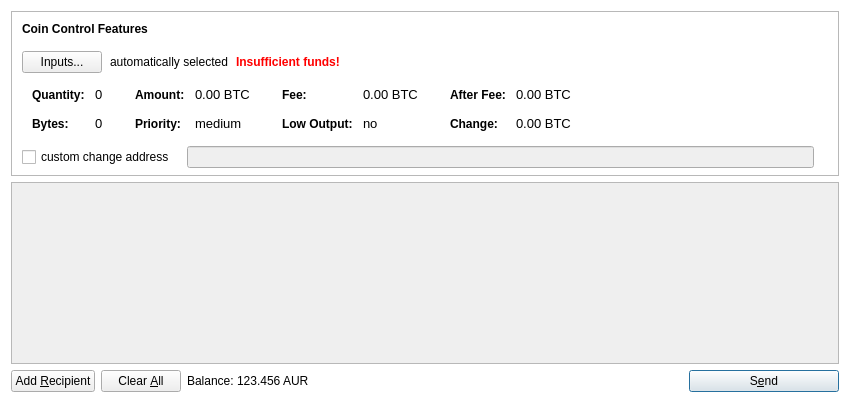
<?xml version="1.0" encoding="UTF-8"?>
<ui version="4.0">
 <class>SendCoinsDialog</class>
 <widget class="QDialog" name="SendCoinsDialog">
  <property name="geometry">
   <rect>
    <x>0</x>
    <y>0</y>
    <width>850</width>
    <height>400</height>
   </rect>
  </property>
  <property name="windowTitle">
   <string>Send Coins</string>
  </property>
  <property name="styleSheet">
   <string notr="true">#SendCoinsDialog{border:none; background-color:transparent;}</string>
  </property>
  <layout class="QVBoxLayout" name="verticalLayout" stretch="0,1,0">
   <property name="bottomMargin">
    <number>8</number>
   </property>
   <item>
    <widget class="QFrame" name="frameCoinControl">
     <property name="sizePolicy">
      <sizepolicy hsizetype="Expanding" vsizetype="Expanding">
       <horstretch>0</horstretch>
       <verstretch>0</verstretch>
      </sizepolicy>
     </property>
     <property name="maximumSize">
      <size>
       <width>16777215</width>
       <height>16777215</height>
      </size>
     </property>
     <property name="font">
      <font>
       <family>Roboto</family>
      </font>
     </property>
     <property name="frameShape">
      <enum>QFrame::StyledPanel</enum>
     </property>
     <property name="frameShadow">
      <enum>QFrame::Sunken</enum>
     </property>
     <layout class="QVBoxLayout" name="verticalLayoutCoinControl2">
      <property name="spacing">
       <number>-1</number>
      </property>
      <property name="leftMargin">
       <number>0</number>
      </property>
      <property name="topMargin">
       <number>0</number>
      </property>
      <property name="rightMargin">
       <number>0</number>
      </property>
      <property name="bottomMargin">
       <number>6</number>
      </property>
      <item>
       <layout class="QVBoxLayout" name="verticalLayoutCoinControl" stretch="0,0,0,0,1">
        <property name="spacing">
         <number>0</number>
        </property>
        <property name="leftMargin">
         <number>10</number>
        </property>
        <property name="topMargin">
         <number>10</number>
        </property>
        <item>
         <layout class="QHBoxLayout" name="horizontalLayoutCoinControl1">
          <property name="bottomMargin">
           <number>15</number>
          </property>
          <item>
           <widget class="QLabel" name="labelCoinControlFeatures">
            <property name="sizePolicy">
             <sizepolicy hsizetype="Preferred" vsizetype="Maximum">
              <horstretch>0</horstretch>
              <verstretch>0</verstretch>
             </sizepolicy>
            </property>
            <property name="font">
             <font>
              <family>Helvetica</family>
              <weight>75</weight>
              <bold>true</bold>
             </font>
            </property>
            <property name="styleSheet">
             <string notr="true">font-weight:bold;</string>
            </property>
            <property name="text">
             <string>Coin Control Features</string>
            </property>
           </widget>
          </item>
         </layout>
        </item>
        <item>
         <layout class="QHBoxLayout" name="horizontalLayoutCoinControl2" stretch="0,0,0,0">
          <property name="spacing">
           <number>8</number>
          </property>
          <property name="bottomMargin">
           <number>10</number>
          </property>
          <item>
           <widget class="QPushButton" name="pushButtonCoinControl">
            <property name="font">
             <font>
              <family>Helvetica</family>
             </font>
            </property>
            <property name="styleSheet">
             <string notr="true"/>
            </property>
            <property name="text">
             <string>Inputs...</string>
            </property>
           </widget>
          </item>
          <item>
           <widget class="QLabel" name="labelCoinControlAutomaticallySelected">
            <property name="font">
             <font>
              <family>Helvetica</family>
             </font>
            </property>
            <property name="text">
             <string>automatically selected</string>
            </property>
            <property name="margin">
             <number>5</number>
            </property>
           </widget>
          </item>
          <item>
           <widget class="QLabel" name="labelCoinControlInsuffFunds">
            <property name="font">
             <font>
              <family>Helvetica</family>
              <weight>75</weight>
              <bold>true</bold>
             </font>
            </property>
            <property name="styleSheet">
             <string notr="true">color:red;font-weight:bold;</string>
            </property>
            <property name="text">
             <string>Insufficient funds!</string>
            </property>
            <property name="margin">
             <number>5</number>
            </property>
           </widget>
          </item>
          <item>
           <spacer name="horizontalSpacerCoinControl">
            <property name="font">
             <font>
              <family>Roboto</family>
             </font>
            </property>
            <property name="orientation">
             <enum>Qt::Horizontal</enum>
            </property>
            <property name="sizeHint" stdset="0">
             <size>
              <width>40</width>
              <height>1</height>
             </size>
            </property>
           </spacer>
          </item>
         </layout>
        </item>
        <item>
         <widget class="QWidget" name="widgetCoinControl" native="true">
          <property name="sizePolicy">
           <sizepolicy hsizetype="Preferred" vsizetype="Preferred">
            <horstretch>0</horstretch>
            <verstretch>0</verstretch>
           </sizepolicy>
          </property>
          <property name="minimumSize">
           <size>
            <width>0</width>
            <height>0</height>
           </size>
          </property>
          <property name="styleSheet">
           <string notr="true"/>
          </property>
          <layout class="QHBoxLayout" name="horizontalLayoutCoinControl5">
           <property name="leftMargin">
            <number>0</number>
           </property>
           <property name="topMargin">
            <number>0</number>
           </property>
           <property name="rightMargin">
            <number>0</number>
           </property>
           <property name="bottomMargin">
            <number>0</number>
           </property>
           <item>
            <layout class="QHBoxLayout" name="horizontalLayoutCoinControl3" stretch="0,0,0,1">
             <property name="spacing">
              <number>20</number>
             </property>
             <property name="topMargin">
              <number>0</number>
             </property>
             <property name="bottomMargin">
              <number>10</number>
             </property>
             <item>
              <layout class="QFormLayout" name="formLayoutCoinControl1">
               <property name="horizontalSpacing">
                <number>10</number>
               </property>
               <property name="verticalSpacing">
                <number>14</number>
               </property>
               <property name="leftMargin">
                <number>10</number>
               </property>
               <property name="topMargin">
                <number>4</number>
               </property>
               <property name="rightMargin">
                <number>6</number>
               </property>
               <item row="0" column="0">
                <widget class="QLabel" name="labelCoinControlQuantityText">
                 <property name="font">
                  <font>
                   <family>Helvetica</family>
                   <weight>75</weight>
                   <bold>true</bold>
                  </font>
                 </property>
                 <property name="styleSheet">
                  <string notr="true">font-weight:bold;</string>
                 </property>
                 <property name="text">
                  <string>Quantity:</string>
                 </property>
                 <property name="margin">
                  <number>0</number>
                 </property>
                </widget>
               </item>
               <item row="0" column="1">
                <widget class="QLabel" name="labelCoinControlQuantity">
                 <property name="font">
                  <font>
                   <family>Helvetica</family>
                   <pointsize>10</pointsize>
                  </font>
                 </property>
                 <property name="cursor">
                  <cursorShape>IBeamCursor</cursorShape>
                 </property>
                 <property name="contextMenuPolicy">
                  <enum>Qt::ActionsContextMenu</enum>
                 </property>
                 <property name="text">
                  <string notr="true">0</string>
                 </property>
                 <property name="margin">
                  <number>0</number>
                 </property>
                 <property name="textInteractionFlags">
                  <set>Qt::LinksAccessibleByMouse|Qt::TextSelectableByKeyboard|Qt::TextSelectableByMouse</set>
                 </property>
                </widget>
               </item>
               <item row="1" column="0">
                <widget class="QLabel" name="labelCoinControlBytesText">
                 <property name="font">
                  <font>
                   <family>Helvetica</family>
                   <weight>75</weight>
                   <bold>true</bold>
                  </font>
                 </property>
                 <property name="styleSheet">
                  <string notr="true">font-weight:bold;</string>
                 </property>
                 <property name="text">
                  <string>Bytes:</string>
                 </property>
                </widget>
               </item>
               <item row="1" column="1">
                <widget class="QLabel" name="labelCoinControlBytes">
                 <property name="font">
                  <font>
                   <family>Helvetica</family>
                   <pointsize>10</pointsize>
                  </font>
                 </property>
                 <property name="cursor">
                  <cursorShape>IBeamCursor</cursorShape>
                 </property>
                 <property name="contextMenuPolicy">
                  <enum>Qt::ActionsContextMenu</enum>
                 </property>
                 <property name="text">
                  <string notr="true">0</string>
                 </property>
                 <property name="textInteractionFlags">
                  <set>Qt::LinksAccessibleByMouse|Qt::TextSelectableByKeyboard|Qt::TextSelectableByMouse</set>
                 </property>
                </widget>
               </item>
              </layout>
             </item>
             <item>
              <layout class="QFormLayout" name="formLayoutCoinControl2">
               <property name="horizontalSpacing">
                <number>10</number>
               </property>
               <property name="verticalSpacing">
                <number>14</number>
               </property>
               <property name="leftMargin">
                <number>6</number>
               </property>
               <property name="topMargin">
                <number>4</number>
               </property>
               <property name="rightMargin">
                <number>6</number>
               </property>
               <item row="0" column="0">
                <widget class="QLabel" name="labelCoinControlAmountText">
                 <property name="font">
                  <font>
                   <family>Helvetica</family>
                   <weight>75</weight>
                   <bold>true</bold>
                  </font>
                 </property>
                 <property name="styleSheet">
                  <string notr="true">font-weight:bold;</string>
                 </property>
                 <property name="text">
                  <string>Amount:</string>
                 </property>
                 <property name="margin">
                  <number>0</number>
                 </property>
                </widget>
               </item>
               <item row="0" column="1">
                <widget class="QLabel" name="labelCoinControlAmount">
                 <property name="font">
                  <font>
                   <family>Helvetica</family>
                   <pointsize>10</pointsize>
                  </font>
                 </property>
                 <property name="cursor">
                  <cursorShape>IBeamCursor</cursorShape>
                 </property>
                 <property name="contextMenuPolicy">
                  <enum>Qt::ActionsContextMenu</enum>
                 </property>
                 <property name="text">
                  <string notr="true">0.00 BTC</string>
                 </property>
                 <property name="textInteractionFlags">
                  <set>Qt::LinksAccessibleByMouse|Qt::TextSelectableByKeyboard|Qt::TextSelectableByMouse</set>
                 </property>
                </widget>
               </item>
               <item row="1" column="0">
                <widget class="QLabel" name="labelCoinControlPriorityText">
                 <property name="font">
                  <font>
                   <family>Helvetica</family>
                   <weight>75</weight>
                   <bold>true</bold>
                  </font>
                 </property>
                 <property name="styleSheet">
                  <string notr="true">font-weight:bold;</string>
                 </property>
                 <property name="text">
                  <string>Priority:</string>
                 </property>
                </widget>
               </item>
               <item row="1" column="1">
                <widget class="QLabel" name="labelCoinControlPriority">
                 <property name="font">
                  <font>
                   <family>Helvetica</family>
                   <pointsize>10</pointsize>
                  </font>
                 </property>
                 <property name="cursor">
                  <cursorShape>IBeamCursor</cursorShape>
                 </property>
                 <property name="contextMenuPolicy">
                  <enum>Qt::ActionsContextMenu</enum>
                 </property>
                 <property name="text">
                  <string>medium</string>
                 </property>
                 <property name="textInteractionFlags">
                  <set>Qt::LinksAccessibleByMouse|Qt::TextSelectableByKeyboard|Qt::TextSelectableByMouse</set>
                 </property>
                </widget>
               </item>
              </layout>
             </item>
             <item>
              <layout class="QFormLayout" name="formLayoutCoinControl3">
               <property name="horizontalSpacing">
                <number>10</number>
               </property>
               <property name="verticalSpacing">
                <number>14</number>
               </property>
               <property name="leftMargin">
                <number>6</number>
               </property>
               <property name="topMargin">
                <number>4</number>
               </property>
               <property name="rightMargin">
                <number>6</number>
               </property>
               <item row="0" column="0">
                <widget class="QLabel" name="labelCoinControlFeeText">
                 <property name="font">
                  <font>
                   <family>Helvetica</family>
                   <weight>75</weight>
                   <bold>true</bold>
                  </font>
                 </property>
                 <property name="styleSheet">
                  <string notr="true">font-weight:bold;</string>
                 </property>
                 <property name="text">
                  <string>Fee:</string>
                 </property>
                 <property name="margin">
                  <number>0</number>
                 </property>
                </widget>
               </item>
               <item row="0" column="1">
                <widget class="QLabel" name="labelCoinControlFee">
                 <property name="font">
                  <font>
                   <family>Helvetica</family>
                   <pointsize>10</pointsize>
                  </font>
                 </property>
                 <property name="cursor">
                  <cursorShape>IBeamCursor</cursorShape>
                 </property>
                 <property name="contextMenuPolicy">
                  <enum>Qt::ActionsContextMenu</enum>
                 </property>
                 <property name="text">
                  <string notr="true">0.00 BTC</string>
                 </property>
                 <property name="textInteractionFlags">
                  <set>Qt::LinksAccessibleByMouse|Qt::TextSelectableByKeyboard|Qt::TextSelectableByMouse</set>
                 </property>
                </widget>
               </item>
               <item row="1" column="0">
                <widget class="QLabel" name="labelCoinControlLowOutputText">
                 <property name="font">
                  <font>
                   <family>Helvetica</family>
                   <weight>75</weight>
                   <bold>true</bold>
                  </font>
                 </property>
                 <property name="styleSheet">
                  <string notr="true">font-weight:bold;</string>
                 </property>
                 <property name="text">
                  <string>Low Output:</string>
                 </property>
                </widget>
               </item>
               <item row="1" column="1">
                <widget class="QLabel" name="labelCoinControlLowOutput">
                 <property name="font">
                  <font>
                   <family>Helvetica</family>
                   <pointsize>10</pointsize>
                  </font>
                 </property>
                 <property name="cursor">
                  <cursorShape>IBeamCursor</cursorShape>
                 </property>
                 <property name="contextMenuPolicy">
                  <enum>Qt::ActionsContextMenu</enum>
                 </property>
                 <property name="text">
                  <string>no</string>
                 </property>
                 <property name="textInteractionFlags">
                  <set>Qt::LinksAccessibleByMouse|Qt::TextSelectableByKeyboard|Qt::TextSelectableByMouse</set>
                 </property>
                </widget>
               </item>
              </layout>
             </item>
             <item>
              <layout class="QFormLayout" name="formLayoutCoinControl4">
               <property name="horizontalSpacing">
                <number>10</number>
               </property>
               <property name="verticalSpacing">
                <number>14</number>
               </property>
               <property name="leftMargin">
                <number>6</number>
               </property>
               <property name="topMargin">
                <number>4</number>
               </property>
               <property name="rightMargin">
                <number>6</number>
               </property>
               <item row="0" column="0">
                <widget class="QLabel" name="labelCoinControlAfterFeeText">
                 <property name="font">
                  <font>
                   <family>Helvetica</family>
                   <weight>75</weight>
                   <bold>true</bold>
                  </font>
                 </property>
                 <property name="styleSheet">
                  <string notr="true">font-weight:bold;</string>
                 </property>
                 <property name="text">
                  <string>After Fee:</string>
                 </property>
                 <property name="margin">
                  <number>0</number>
                 </property>
                </widget>
               </item>
               <item row="0" column="1">
                <widget class="QLabel" name="labelCoinControlAfterFee">
                 <property name="font">
                  <font>
                   <family>Helvetica</family>
                   <pointsize>10</pointsize>
                  </font>
                 </property>
                 <property name="cursor">
                  <cursorShape>IBeamCursor</cursorShape>
                 </property>
                 <property name="contextMenuPolicy">
                  <enum>Qt::ActionsContextMenu</enum>
                 </property>
                 <property name="text">
                  <string notr="true">0.00 BTC</string>
                 </property>
                 <property name="textInteractionFlags">
                  <set>Qt::LinksAccessibleByMouse|Qt::TextSelectableByKeyboard|Qt::TextSelectableByMouse</set>
                 </property>
                </widget>
               </item>
               <item row="1" column="0">
                <widget class="QLabel" name="labelCoinControlChangeText">
                 <property name="font">
                  <font>
                   <family>Helvetica</family>
                   <weight>75</weight>
                   <bold>true</bold>
                  </font>
                 </property>
                 <property name="styleSheet">
                  <string notr="true">font-weight:bold;</string>
                 </property>
                 <property name="text">
                  <string>Change:</string>
                 </property>
                </widget>
               </item>
               <item row="1" column="1">
                <widget class="QLabel" name="labelCoinControlChange">
                 <property name="font">
                  <font>
                   <family>Helvetica</family>
                   <pointsize>10</pointsize>
                  </font>
                 </property>
                 <property name="cursor">
                  <cursorShape>IBeamCursor</cursorShape>
                 </property>
                 <property name="contextMenuPolicy">
                  <enum>Qt::ActionsContextMenu</enum>
                 </property>
                 <property name="text">
                  <string notr="true">0.00 BTC</string>
                 </property>
                 <property name="textInteractionFlags">
                  <set>Qt::LinksAccessibleByMouse|Qt::TextSelectableByKeyboard|Qt::TextSelectableByMouse</set>
                 </property>
                </widget>
               </item>
              </layout>
             </item>
            </layout>
           </item>
          </layout>
         </widget>
        </item>
        <item>
         <layout class="QHBoxLayout" name="horizontalLayoutCoinControl4" stretch="0,0,0">
          <property name="spacing">
           <number>12</number>
          </property>
          <property name="sizeConstraint">
           <enum>QLayout::SetDefaultConstraint</enum>
          </property>
          <property name="topMargin">
           <number>5</number>
          </property>
          <property name="rightMargin">
           <number>5</number>
          </property>
          <item>
           <widget class="QCheckBox" name="checkBoxCoinControlChange">
            <property name="font">
             <font>
              <family>Helvetica</family>
             </font>
            </property>
            <property name="text">
             <string>custom change address</string>
            </property>
           </widget>
          </item>
          <item>
           <widget class="QLineEdit" name="lineEditCoinControlChange">
            <property name="enabled">
             <bool>false</bool>
            </property>
            <property name="sizePolicy">
             <sizepolicy hsizetype="Expanding" vsizetype="Fixed">
              <horstretch>0</horstretch>
              <verstretch>0</verstretch>
             </sizepolicy>
            </property>
            <property name="font">
             <font>
              <family>Helvetica</family>
             </font>
            </property>
           </widget>
          </item>
          <item>
           <widget class="QLabel" name="labelCoinControlChangeLabel">
            <property name="sizePolicy">
             <sizepolicy hsizetype="Preferred" vsizetype="Expanding">
              <horstretch>0</horstretch>
              <verstretch>0</verstretch>
             </sizepolicy>
            </property>
            <property name="minimumSize">
             <size>
              <width>0</width>
              <height>0</height>
             </size>
            </property>
            <property name="font">
             <font>
              <family>Helvetica</family>
             </font>
            </property>
            <property name="text">
             <string/>
            </property>
            <property name="margin">
             <number>3</number>
            </property>
           </widget>
          </item>
         </layout>
        </item>
        <item>
         <spacer name="verticalSpacerCoinControl">
          <property name="orientation">
           <enum>Qt::Vertical</enum>
          </property>
          <property name="sizeHint" stdset="0">
           <size>
            <width>800</width>
            <height>1</height>
           </size>
          </property>
         </spacer>
        </item>
       </layout>
      </item>
     </layout>
    </widget>
   </item>
   <item>
    <widget class="QScrollArea" name="scrollArea">
     <property name="font">
      <font>
       <family>Helvetica</family>
      </font>
     </property>
     <property name="widgetResizable">
      <bool>true</bool>
     </property>
     <widget class="QWidget" name="scrollAreaWidgetContents">
      <property name="geometry">
       <rect>
        <x>0</x>
        <y>0</y>
        <width>824</width>
        <height>153</height>
       </rect>
      </property>
      <layout class="QVBoxLayout" name="verticalLayout_2">
       <property name="leftMargin">
        <number>0</number>
       </property>
       <property name="topMargin">
        <number>0</number>
       </property>
       <property name="rightMargin">
        <number>0</number>
       </property>
       <property name="bottomMargin">
        <number>0</number>
       </property>
       <item>
        <layout class="QVBoxLayout" name="entries">
         <property name="spacing">
          <number>6</number>
         </property>
        </layout>
       </item>
       <item>
        <spacer name="verticalSpacer">
         <property name="orientation">
          <enum>Qt::Vertical</enum>
         </property>
         <property name="sizeHint" stdset="0">
          <size>
           <width>20</width>
           <height>40</height>
          </size>
         </property>
        </spacer>
       </item>
      </layout>
     </widget>
    </widget>
   </item>
   <item>
    <layout class="QHBoxLayout" name="horizontalLayout">
     <item>
      <widget class="QPushButton" name="addButton">
       <property name="font">
        <font>
         <family>Helvetica</family>
        </font>
       </property>
       <property name="toolTip">
        <string>Send to multiple recipients at once</string>
       </property>
       <property name="text">
        <string>Add &amp;Recipient</string>
       </property>
       <property name="icon">
        <iconset resource="../bitcoin.qrc">
         <normaloff>:/icons/add</normaloff>:/icons/add</iconset>
       </property>
       <property name="autoDefault">
        <bool>false</bool>
       </property>
      </widget>
     </item>
     <item>
      <widget class="QPushButton" name="clearButton">
       <property name="sizePolicy">
        <sizepolicy hsizetype="Minimum" vsizetype="Fixed">
         <horstretch>0</horstretch>
         <verstretch>0</verstretch>
        </sizepolicy>
       </property>
       <property name="font">
        <font>
         <family>Helvetica</family>
        </font>
       </property>
       <property name="toolTip">
        <string>Remove all transaction fields</string>
       </property>
       <property name="text">
        <string>Clear &amp;All</string>
       </property>
       <property name="icon">
        <iconset resource="../bitcoin.qrc">
         <normaloff>:/icons/remove</normaloff>:/icons/remove</iconset>
       </property>
       <property name="autoRepeatDelay">
        <number>300</number>
       </property>
       <property name="autoDefault">
        <bool>false</bool>
       </property>
      </widget>
     </item>
     <item>
      <layout class="QHBoxLayout" name="horizontalLayout_2">
       <property name="spacing">
        <number>3</number>
       </property>
       <item>
        <widget class="QLabel" name="label">
         <property name="font">
          <font>
           <family>Helvetica</family>
          </font>
         </property>
         <property name="text">
          <string>Balance:</string>
         </property>
        </widget>
       </item>
       <item>
        <widget class="QLabel" name="labelBalance">
         <property name="font">
          <font>
           <family>Helvetica</family>
          </font>
         </property>
         <property name="cursor">
          <cursorShape>IBeamCursor</cursorShape>
         </property>
         <property name="text">
          <string>123.456 AUR</string>
         </property>
         <property name="textInteractionFlags">
          <set>Qt::LinksAccessibleByMouse|Qt::TextSelectableByKeyboard|Qt::TextSelectableByMouse</set>
         </property>
        </widget>
       </item>
      </layout>
     </item>
     <item>
      <spacer name="horizontalSpacer">
       <property name="orientation">
        <enum>Qt::Horizontal</enum>
       </property>
       <property name="sizeHint" stdset="0">
        <size>
         <width>40</width>
         <height>20</height>
        </size>
       </property>
      </spacer>
     </item>
     <item>
      <widget class="QPushButton" name="sendButton">
       <property name="minimumSize">
        <size>
         <width>150</width>
         <height>0</height>
        </size>
       </property>
       <property name="font">
        <font>
         <family>Helvetica</family>
        </font>
       </property>
       <property name="toolTip">
        <string>Confirm the send action</string>
       </property>
       <property name="text">
        <string>S&amp;end</string>
       </property>
       <property name="icon">
        <iconset resource="../bitcoin.qrc">
         <normaloff>:/icons/send</normaloff>:/icons/send</iconset>
       </property>
       <property name="default">
        <bool>true</bool>
       </property>
      </widget>
     </item>
    </layout>
   </item>
  </layout>
 </widget>
 <resources>
  <include location="../bitcoin.qrc"/>
 </resources>
 <connections/>
</ui>
